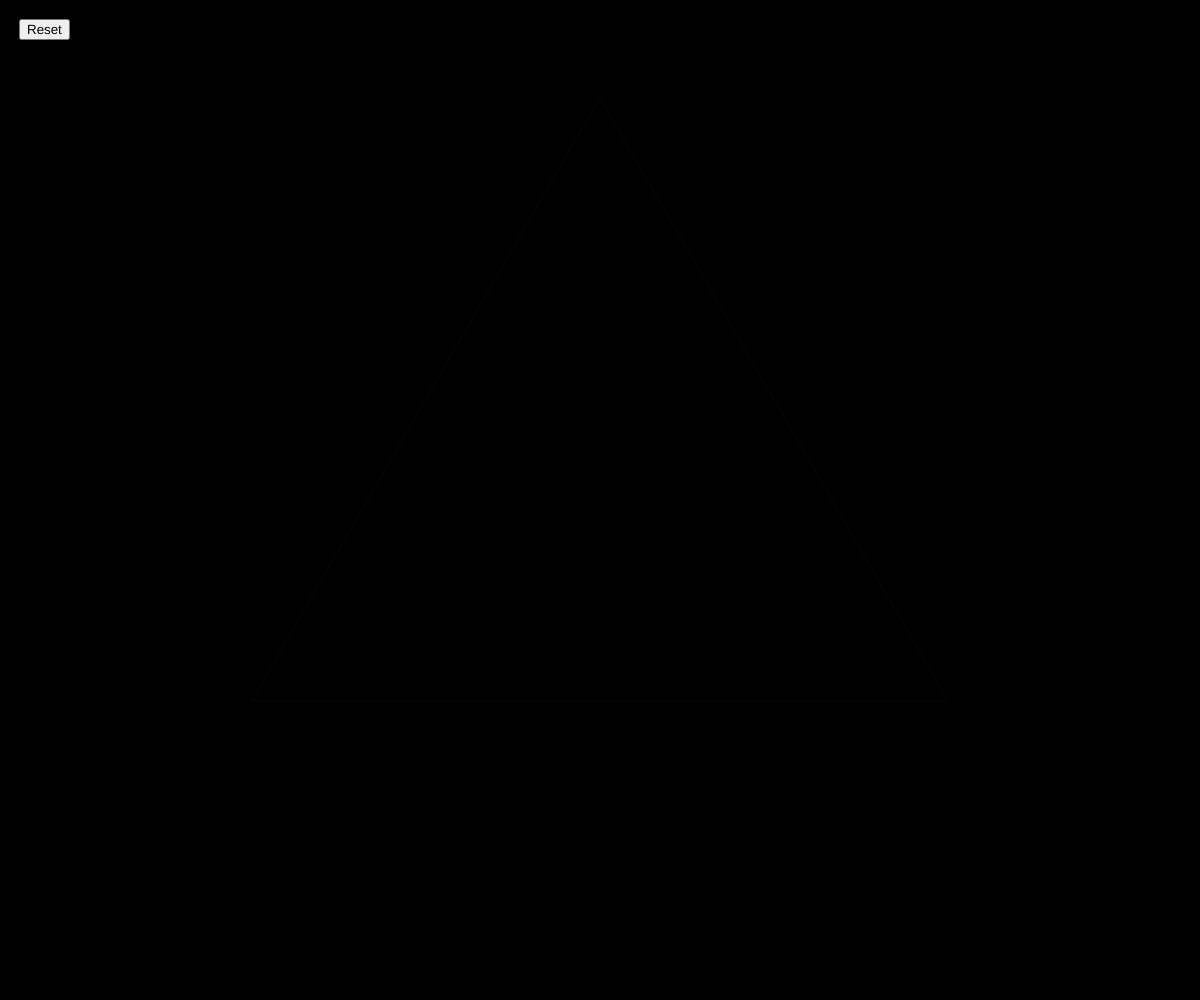
Frame 1 (no input)
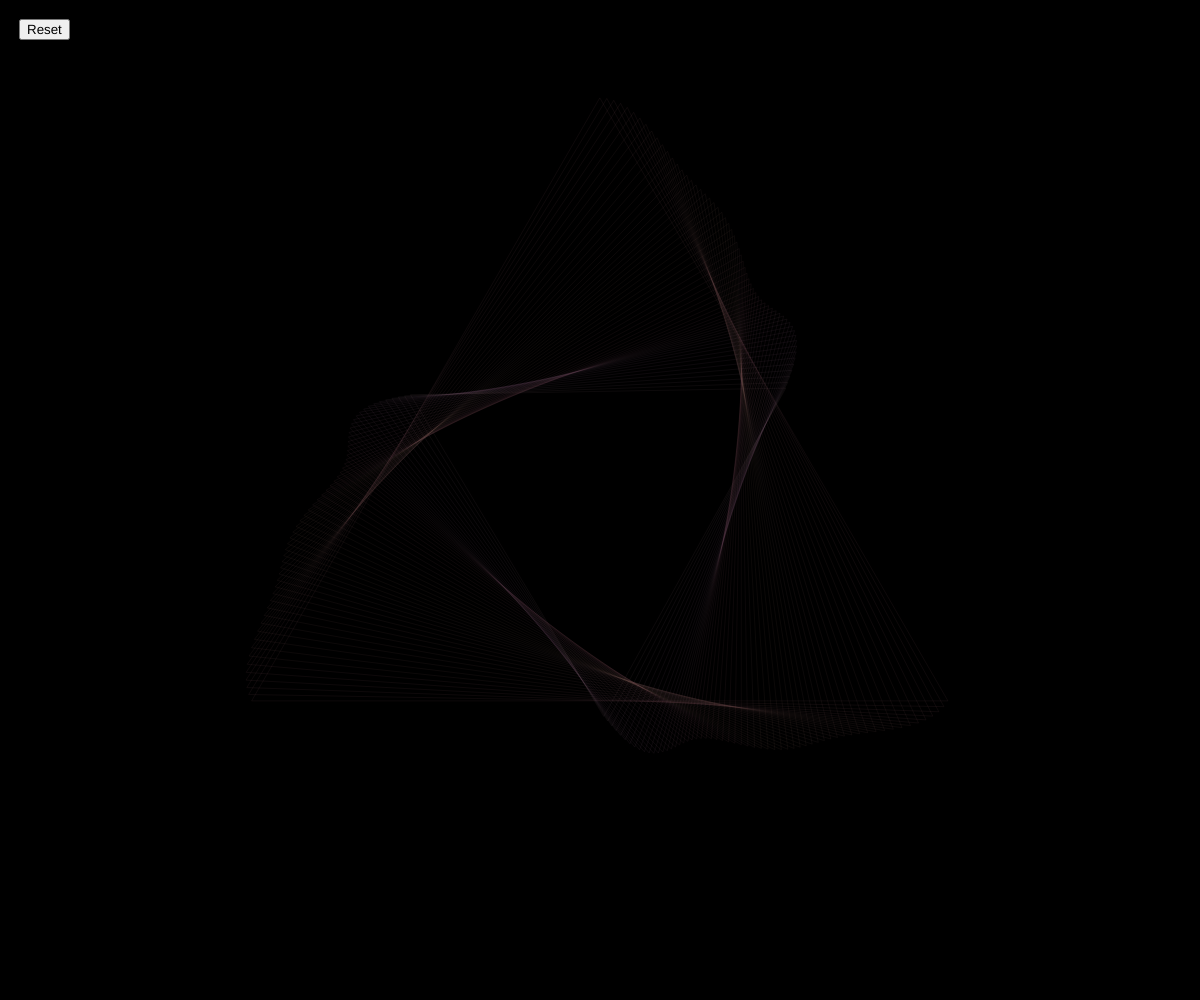
Frame 60 (no input)
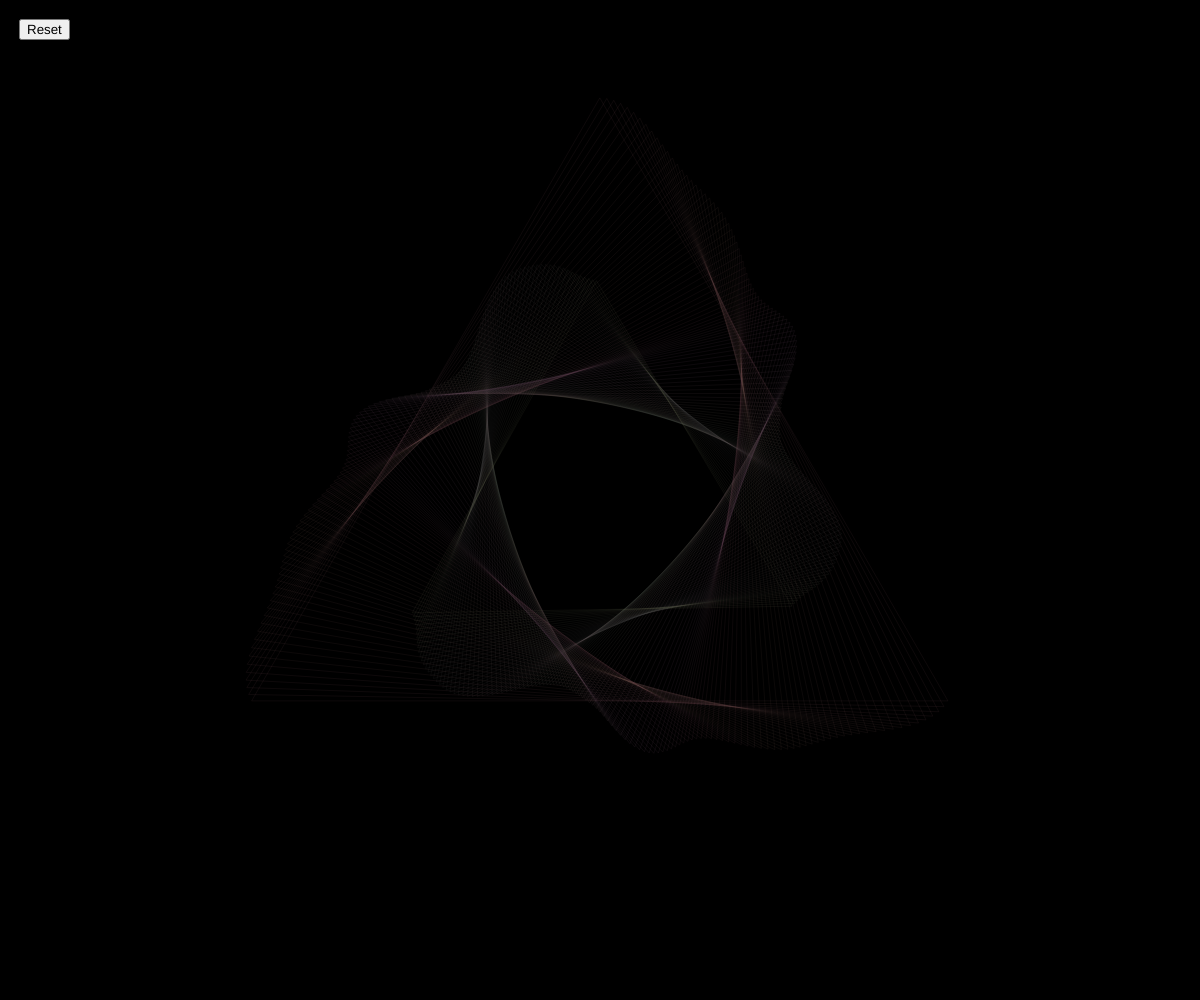
Frame 120 (the mouse pressed at the canvas centre since frame 60)

The p5.js sketch that drew these frames (run headless with seeded random() and noise() and a simulated clock; from frame 60 on, the mouse is pressed at the canvas centre):

// p5.js sketch
// ── sketch.js
var h = 400;
var t = 0;
var a = 0;
var button;

function setup() {
  createCanvas(windowWidth,windowHeight);
  background(0);
  stroke(255,8);
  noFill();
  angleMode(DEGREES);
    
  button = createButton('Reset');
  button.position(19, 19);
  button.mousePressed(reset);
}

function draw() {
  translate(width/2,height/2);
  frameRate(60);
  //strokeWeight(0.1);
  if (a == 10000){
    filter(BLUR,3);           
  }
  
  h = noise(t) * width;
  
  var x1 = (h/2) * cos(-90+a);
  var y1 = (h/2) * sin(-90+a);
  var x2 = (h/2) * cos(30+a);
  var y2 = (h/2) * sin(30+a);
  var x3 = (h/2) * cos(150+a);
  var y3 = (h/2) * sin(150+a);
  
  r = noise(t+15) * 255;
  g = noise(t+25) * 255;
  b = noise(t+35) * 255;
  stroke(r,g,b,24);
  
  triangle(x1,y1,x2,y2,x3,y3);
  t += 0.01;
  a += 1;
}

function pause(){
  button.mousePressed(start);    
  noLoop();
}

function start(){
  button.mousePressed(pause);
  loop();
}

function reset(){
  background(0);
}
